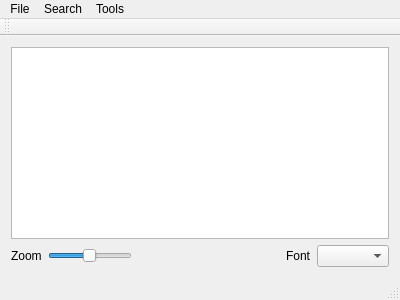
<?xml version="1.0" encoding="UTF-8"?>
<ui version="4.0">
 <class>TextEditor</class>
 <widget class="QMainWindow" name="TextEditor">
  <property name="geometry">
   <rect>
    <x>0</x>
    <y>0</y>
    <width>400</width>
    <height>300</height>
   </rect>
  </property>
  <property name="sizePolicy">
   <sizepolicy hsizetype="Expanding" vsizetype="Expanding">
    <horstretch>0</horstretch>
    <verstretch>0</verstretch>
   </sizepolicy>
  </property>
  <property name="windowTitle">
   <string>TextEditor</string>
  </property>
  <widget class="QWidget" name="centralWidget">
   <property name="focusPolicy">
    <enum>Qt::NoFocus</enum>
   </property>
   <property name="contextMenuPolicy">
    <enum>Qt::NoContextMenu</enum>
   </property>
   <property name="toolTipDuration">
    <number>0</number>
   </property>
   <property name="accessibleDescription">
    <string/>
   </property>
   <property name="layoutDirection">
    <enum>Qt::LeftToRight</enum>
   </property>
   <property name="autoFillBackground">
    <bool>false</bool>
   </property>
   <layout class="QHBoxLayout" name="horizontalLayout_4">
    <item>
     <layout class="QVBoxLayout" name="verticalLayout">
      <item>
       <widget class="QTextEdit" name="textEdit">
        <property name="acceptDrops">
         <bool>false</bool>
        </property>
        <property name="verticalScrollBarPolicy">
         <enum>Qt::ScrollBarAsNeeded</enum>
        </property>
        <property name="horizontalScrollBarPolicy">
         <enum>Qt::ScrollBarAsNeeded</enum>
        </property>
        <property name="sizeAdjustPolicy">
         <enum>QAbstractScrollArea::AdjustIgnored</enum>
        </property>
        <property name="autoFormatting">
         <set>QTextEdit::AutoAll</set>
        </property>
        <property name="lineWrapMode">
         <enum>QTextEdit::NoWrap</enum>
        </property>
       </widget>
      </item>
      <item>
       <layout class="QHBoxLayout" name="horizontalLayout_3">
        <item>
         <layout class="QHBoxLayout" name="horizontalLayout_2">
          <item>
           <widget class="QLabel" name="label">
            <property name="sizePolicy">
             <sizepolicy hsizetype="Fixed" vsizetype="Fixed">
              <horstretch>0</horstretch>
              <verstretch>0</verstretch>
             </sizepolicy>
            </property>
            <property name="text">
             <string>Zoom</string>
            </property>
           </widget>
          </item>
          <item>
           <widget class="QSlider" name="horizontalSlider">
            <property name="sizePolicy">
             <sizepolicy hsizetype="Fixed" vsizetype="Fixed">
              <horstretch>0</horstretch>
              <verstretch>0</verstretch>
             </sizepolicy>
            </property>
            <property name="minimum">
             <number>1</number>
            </property>
            <property name="maximum">
             <number>100</number>
            </property>
            <property name="value">
             <number>50</number>
            </property>
            <property name="orientation">
             <enum>Qt::Horizontal</enum>
            </property>
           </widget>
          </item>
         </layout>
        </item>
        <item>
         <layout class="QHBoxLayout" name="horizontalLayout">
          <item>
           <spacer name="horizontalSpacer">
            <property name="orientation">
             <enum>Qt::Horizontal</enum>
            </property>
            <property name="sizeHint" stdset="0">
             <size>
              <width>40</width>
              <height>20</height>
             </size>
            </property>
           </spacer>
          </item>
          <item>
           <widget class="QLabel" name="label_2">
            <property name="text">
             <string>Font</string>
            </property>
           </widget>
          </item>
          <item>
           <widget class="QComboBox" name="comboBox">
            <property name="minimumSize">
             <size>
              <width>0</width>
              <height>0</height>
             </size>
            </property>
           </widget>
          </item>
         </layout>
        </item>
       </layout>
      </item>
     </layout>
    </item>
   </layout>
  </widget>
  <widget class="QMenuBar" name="menuBar">
   <property name="geometry">
    <rect>
     <x>0</x>
     <y>0</y>
     <width>400</width>
     <height>22</height>
    </rect>
   </property>
   <widget class="QMenu" name="menuFile">
    <property name="title">
     <string>File</string>
    </property>
    <addaction name="actionOpen"/>
    <addaction name="separator"/>
    <addaction name="actionSave"/>
    <addaction name="actionSave_As"/>
    <addaction name="separator"/>
    <addaction name="actionExit"/>
   </widget>
   <widget class="QMenu" name="menuSearch">
    <property name="title">
     <string>Search</string>
    </property>
    <addaction name="actionFind"/>
    <addaction name="actionFind_Next"/>
   </widget>
   <widget class="QMenu" name="menuTools">
    <property name="title">
     <string>Tools</string>
    </property>
    <addaction name="actionInsert_Image"/>
   </widget>
   <addaction name="menuFile"/>
   <addaction name="menuSearch"/>
   <addaction name="menuTools"/>
  </widget>
  <widget class="QToolBar" name="mainToolBar">
   <attribute name="toolBarArea">
    <enum>TopToolBarArea</enum>
   </attribute>
   <attribute name="toolBarBreak">
    <bool>false</bool>
   </attribute>
  </widget>
  <widget class="QStatusBar" name="statusBar">
   <property name="tabletTracking">
    <bool>false</bool>
   </property>
  </widget>
  <action name="actionOpen">
   <property name="text">
    <string>Open</string>
   </property>
  </action>
  <action name="actionSave">
   <property name="checkable">
    <bool>false</bool>
   </property>
   <property name="text">
    <string>Save</string>
   </property>
   <property name="shortcut">
    <string>Ctrl+S</string>
   </property>
  </action>
  <action name="actionExit">
   <property name="text">
    <string>Exit</string>
   </property>
   <property name="shortcut">
    <string>Esc</string>
   </property>
  </action>
  <action name="actionFind">
   <property name="text">
    <string>Find</string>
   </property>
   <property name="shortcut">
    <string>Ctrl+F</string>
   </property>
  </action>
  <action name="actionFind_Next">
   <property name="text">
    <string>Find Next</string>
   </property>
  </action>
  <action name="actionSave_As">
   <property name="text">
    <string>Save As</string>
   </property>
  </action>
  <action name="actionInsert_Image">
   <property name="text">
    <string>Insert Image</string>
   </property>
  </action>
 </widget>
 <layoutdefault spacing="6" margin="11"/>
 <resources/>
 <connections/>
</ui>
